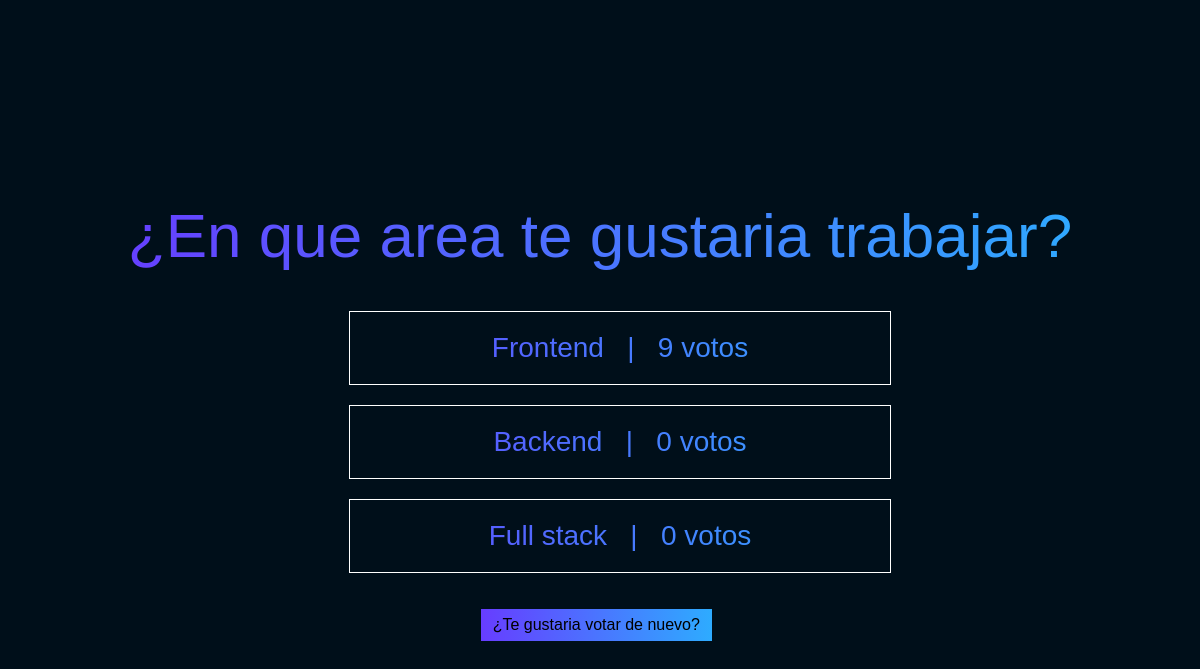
The page /polls/4/results/ on the database its author committed.
### polls/models.py (models this page shows, shortened)
class Question(models.Model): #preguntas(tablas)
    question_text = models.CharField(max_length=200)  #atributos(opp) o columnas(database)
    pub_date = models.DateTimeField("date published")

class choice(models.Model):  #respuestas
    question = models.ForeignKey(Question, on_delete=models.CASCADE)
    choice_text = models.CharField(max_length=200)
    votes = models.IntegerField(default= 0)

### polls/views.py (the view)
# urls.py: path("<int:pk>/results/", views.Resultview.as_view(), name="results"),
class Resultview(generic.DetailView):
    model = Question
    template_name ="polls/results.html"

### polls/templates/polls/results.html (shortened to what this page needs)
{% load static %}
<!DOCTYPE html>
<html lang="en">
  <head>
    <link rel="stylesheet" href="{% static 'polls/style.css' %}" />
    <link rel="stylesheet" href="{% static 'polls/results.css' %}" />
  </head>
  <body>
    <header>
      <p>{{ question.question_text }}</p>
    </header>
    <main>
      <ul>
        {% for choice in question.choice_set.all %}
        <li>
          {{ choice.choice_text }} &nbsp; | &nbsp; {{ choice.votes }} voto{{ choice.votes|pluralize}}
        </li>
        {% endfor %}
      </ul>
    </main>
    <a href="{% url 'polls:detail' question.id %}"
      >¿Te gustaria votar de nuevo?</a
    >
  </body>
</html>

### polls/static/polls/style.css (style rules this page uses)
body { display: flex; align-items: center; justify-content: space-between; flex-direction: column; height: 100vh; background: hsl(204 100% 5%); font-family: Arial, Helvetica, sans-serif; }
header { display: flex; align-items: center; justify-content: center; padding: 30px; padding-top: 30px; height: 60px; font-size: 62px; color: #71632d; }
ul { display: flex; align-items: center; justify-content: center; flex-direction: column; }
header, ul { background: linear-gradient( to right, rgb(103, 61, 255), hsl(204 100% 59%) ); -webkit-background-clip: text; -webkit-text-fill-color: transparent; text-align: center; }
li { display: flex; align-items: center; justify-content: center; width: 500px; border: 1px solid white; padding: 20px; margin-bottom: 20px; font-size: 28px; }
a { color: white; text-decoration: none; }

### polls/static/polls/results.css (style rules this page uses)
body { display: flex; align-items: center; justify-content: center; }
a { background: linear-gradient( to right, rgb(103, 61, 255), hsl(204, 100%, 59%) ); outline: none; text-decoration: none; display: inline-block; width: 19.5%; margin-right: 0.625%; text-align: center; line-height: 2; -webkit-text-fill-color: black; }

### rows shown on the page
Question: question_text "¿En que area te gustaria trabajar?"
choice: choice_text "Frontend", votes "9"
choice: choice_text "Backend", votes "0"
choice: choice_text "Full stack", votes "0"
